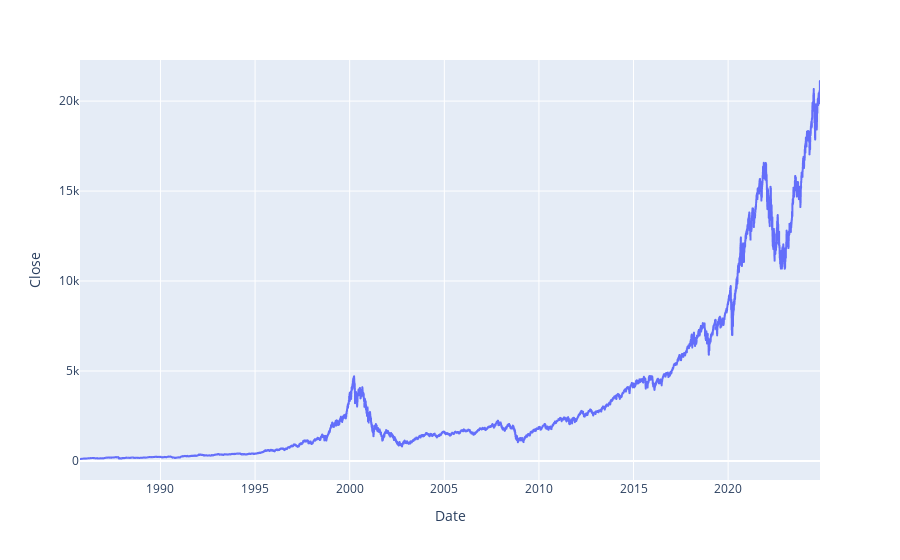

The cell this chart's notebook holds for it:
### Code cell
fig = px.line(nasdaq, y='Close')
fig.show()

### Figure 1 — Plotly figure (JSON) as saved in the notebook; plotly's stock layout.template omitted (floating-point values rounded to 4 significant figures; data arrays with more than 128 entries replaced by an {"elided": "..."} marker saying what was removed)
{"data": [{"hovertemplate": "Date=%{x}<br>Close=%{y}<extra></extra>", "legendgroup": "", "line": {"color": "#636efa", "dash": "solid"}, "marker": {"symbol": "circle"}, "mode": "lines", "name": "", "showlegend": false, "type": "scattergl", "x": {"elided": "9857 str values"}, "xaxis": "x", "y": {"elided": "9857 float values"}, "yaxis": "y"}], "layout": {"legend": {"tracegroupgap": 0}, "margin": {"t": 60}, "xaxis": {"anchor": "y", "domain": [0, 1], "title": {"text": "Date"}}, "yaxis": {"anchor": "x", "domain": [0, 1], "title": {"text": "Close"}}}}
